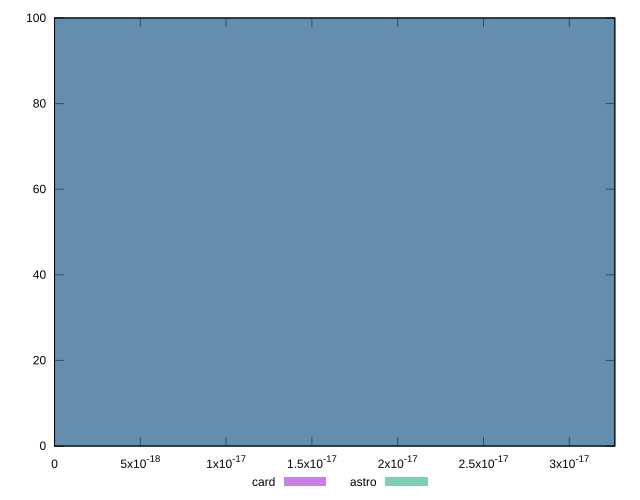

The gnuplot source for this figure:
reset

$card <<EOF
0 100
EOF

$astro <<EOF
0 100
EOF

set key outside below
set boxwidth 0.1
set xrange [0:3.2653618371328135e-17]
set yrange [0:100]
set trange [0:100]
set style fill transparent solid 0.5 noborder
set terminal svg size 640, 500 enhanced background rgb 'white'
set output "reports/report_00031_2021-02-24T23-18-18.084Z/meta/score-difference/comparison/histogram/2_vs_3.svg"

plot $card title "card" with boxes, \
     $astro title "astro" with boxes

reset
